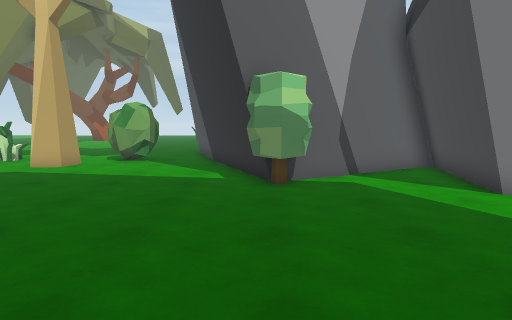
[1] (above)

18 first-person views from a walk through a scene from a Unity 3-D project. The camera is 1.5 m above the floor, tilts 6° down and sees 75° across. The floor is counted in squares, 1 m on a side. Each view is taken from the middle of a square. On the plan, view 1 faces up. The plan holds only what a view shows up to about 15 squares ahead; the rest is blank. The place goes on beyond the plan. The player character is not drawn. Some surface patterns are stand-ins.

[2]
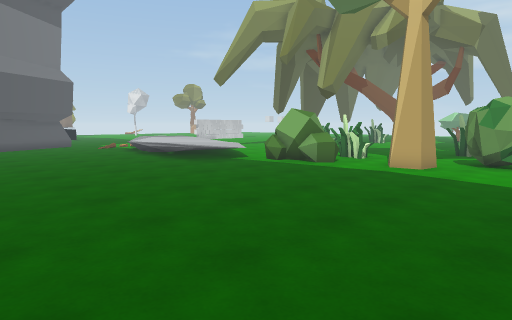

[3]
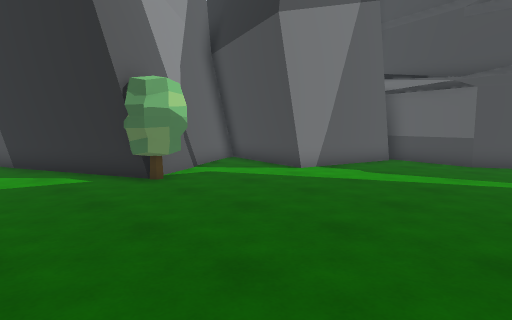

[4]
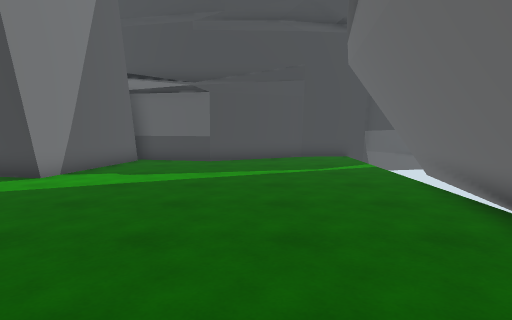

[5]
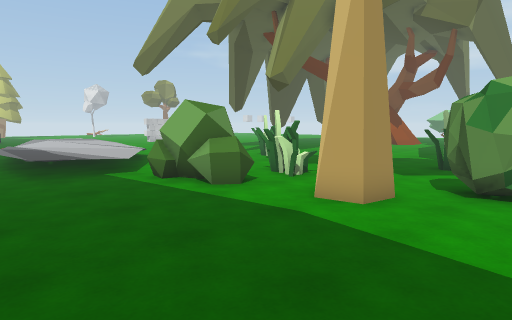

[6]
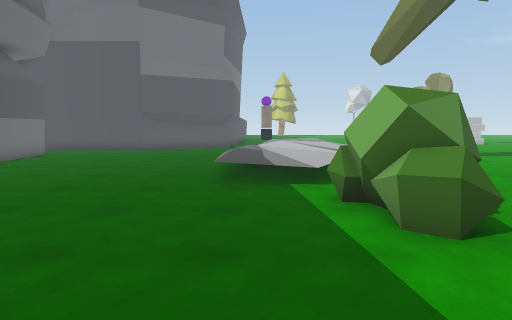

[7]
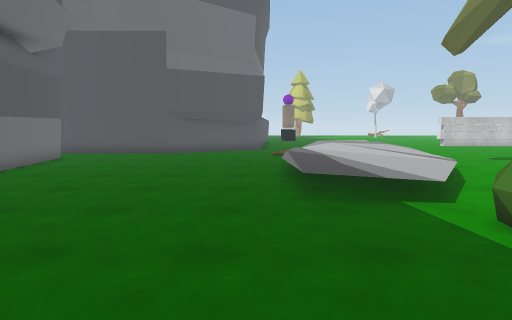

[8]
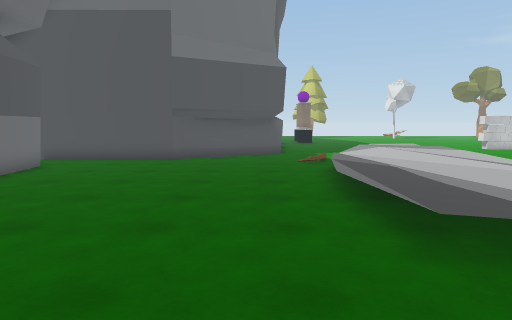

[9]
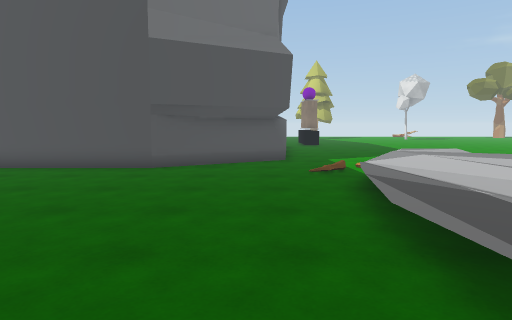

[10]
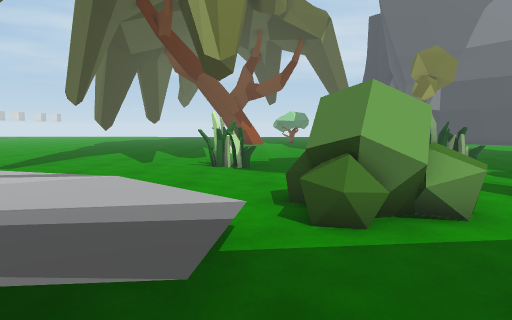

[11]
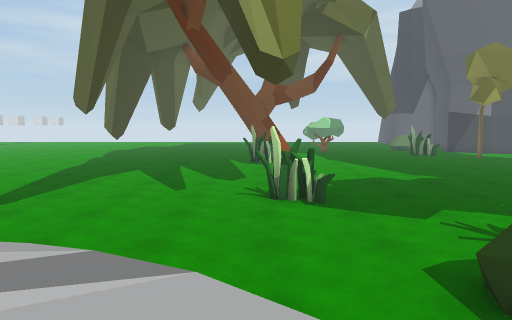

[12]
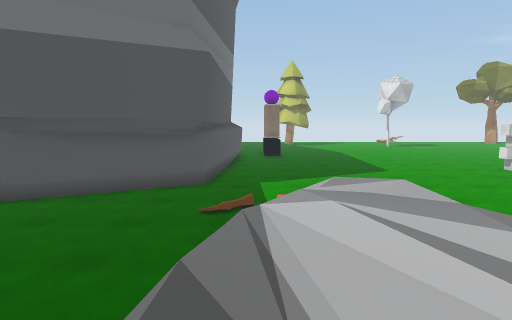

[13]
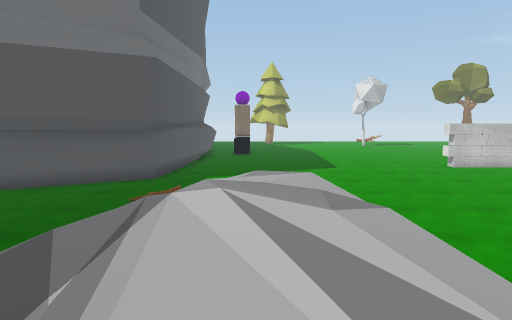

[14]
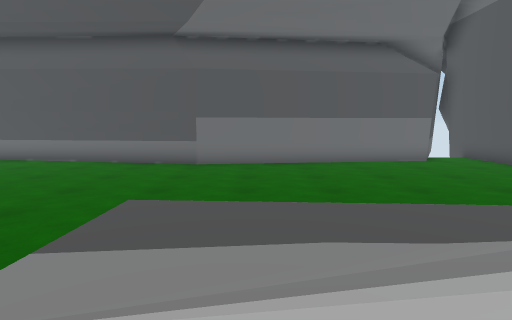

[15]
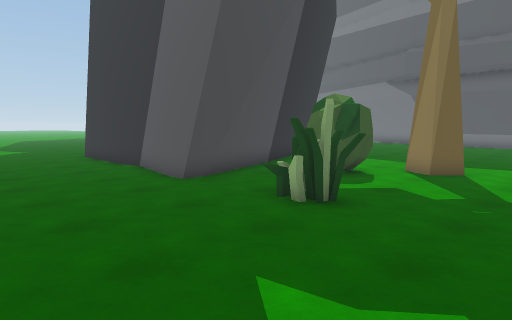

[16]
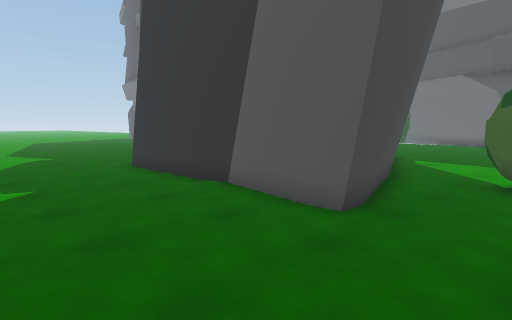

[17]
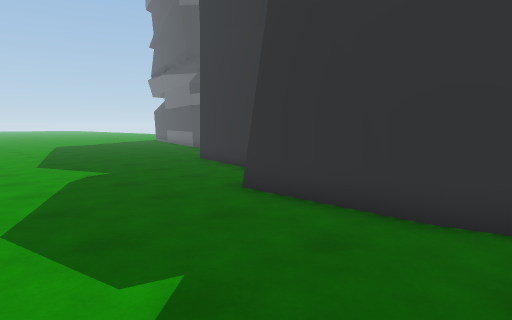

[18]
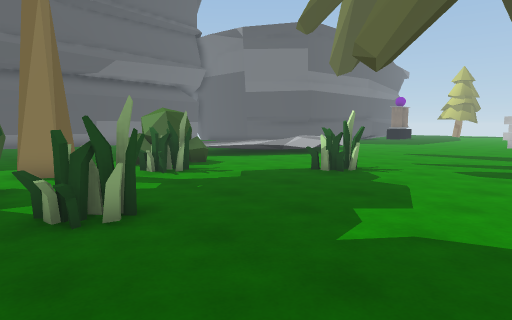

### Floor plan
Key: @ floor where view 1 was taken; # wall or solid block; . main floor; : floor 0.5 m higher than the main floor; + floor 0.75 m higher than the main floor; / step, stairs or slope; = window, fence, low wall or low ledge; T tree; O other object.
Columns run from 29 left of view 1 to 11 right of it. Each row starts with its distance up from view 1.
 24   ............  ......... .. .  ..
 23   .......................................
 22    ......................................
 21     .....................................
 20 ... .....................................
 19 ......................O...###............
 18 ..............O.......O...##########.....
 17 ..........................##         ....
 16 ..........................##          ##.
 15 .......................OOO.#           ##
 14 ..................OO...OOO.#
 13      =//////....OO...TT....##
 12     =+/++/:::/..OOOO.TT.....#
 11 ..  //+++/::::/.OOO.........##  ####
 10 ....=///:::::::/............#####..#
  9 ....../::::::::..............#O...##
  8 ......../////: ..............OO...##
  7 ##................................#####
  6 ##....................................##
  5  ##....................................#
  4   #....................................#
  3   ##...................................#
  2    #...................................##
  1    #...................... .............#
  0    #.................... ....@..........#
 -1    #......#############.   ..............
 -2    #..#####          ####    ##..........
 -3    #.##                       #######....
 -4                                    #

Positions as (right, up) in squares from view 1, and headings:
1: (0, 0), facing up
2: (-3, 0), facing up-left
3: (-4, 0), facing up-right
4: (-4, 1), facing right
5: (-4, 6), facing up-left
6: (-6, 9), facing left
7: (-8, 7), facing left
8: (-11, 6), facing left
9: (-14, 6), facing left
10: (-14, 6), facing up
11: (-16, 9), facing up
12: (-17, 9), facing left
13: (-16, 11), facing left
14: (-16, 12), facing down
15: (-11, 24), facing down-right
16: (-6, 24), facing down-right
17: (0, 24), facing down-right
18: (-5, 24), facing down-left
